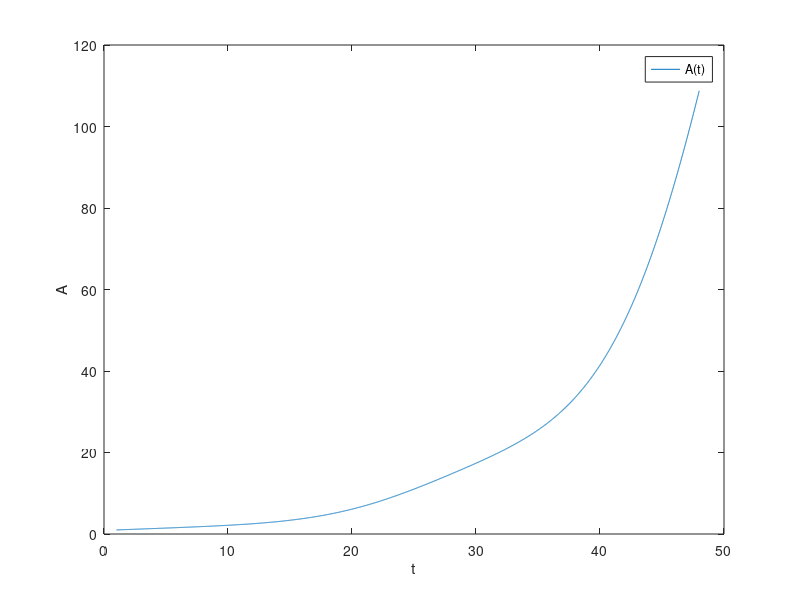

This figure's MATLAB source:
% simulation parameters
tStep  = 0.01;
tMax   = 48;
tSart  = 1;
% simulation arguments
alpha  = 0.2;
a      = 0.1;
b      = 0.025;
At     = 1;
% result matrizes 
res    = [];
tSteps = [];
i      = 1;
for t=tSart:tStep:tMax
    % growth rate at t
    ft = (a + (b * (cos(pi*(t-8)/12))));
    % grotwh and decay
    At_ = (alpha * At) - (At * ft);
    % new At at t
    At  = At + (At_ * tStep);
    
    % save result
    res(i)    = At; 
    tSteps(i) = t;
    i         = i + 1;
end

% plot results
figure;
plot(tSteps, res);
xlabel('t')
ylabel('A')
legend('A(t)');